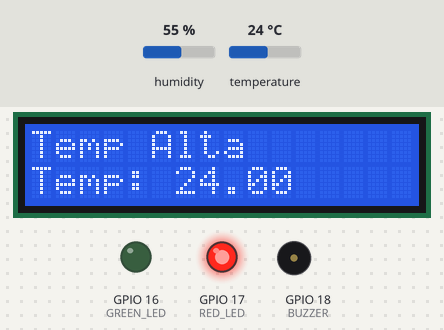
A sketch run on a simulated ESP32. Shown: 16×2 character LCD, output pins drawn as LEDs (lit = HIGH), buzzer (waves = sounding). The inputs (shaded band) are chosen by the test bench; at power-on: humidity 55 %, temperature 24 °C. WiFi joins after 1.5 s; servers stay silent unless stated; no MQTT or app messages arrive unless stated; what the sketch prints to the serial monitor is not drawn.

Above: at 7.7 s.
7.8 s: humidity set to 58 %
At 17.8 s:
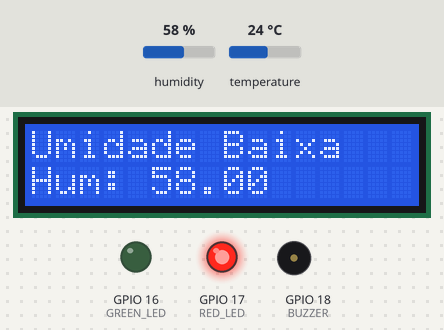
18.1 s: humidity set to 61 %
At 21.3 s:
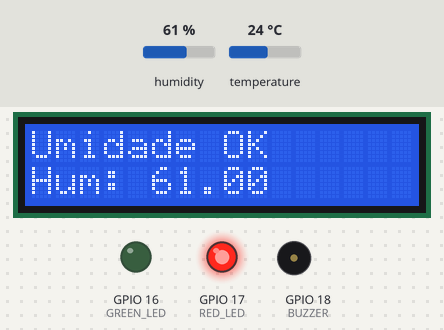
28.2 s: temperature set to 8.5 °C
At 36.7 s:
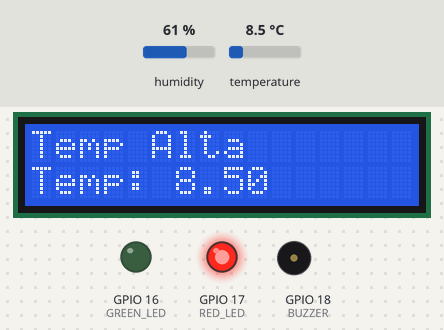
39.8 s: temperature set to 7.4 °C
At 46.6 s:
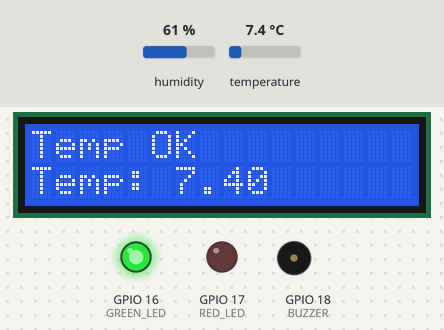
50.3 s: humidity set to 79 %
At 55.6 s:
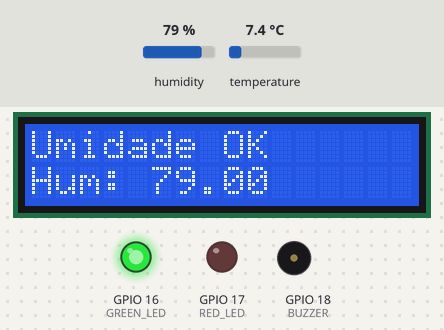
59.3 s: humidity set to 82 %
At 68.0 s:
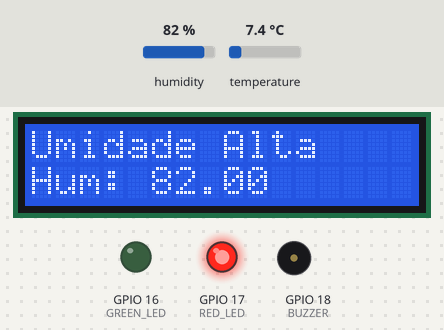
Timing chart, 0 to 71.9 s (numbered marks = the images above; inputs shaded):
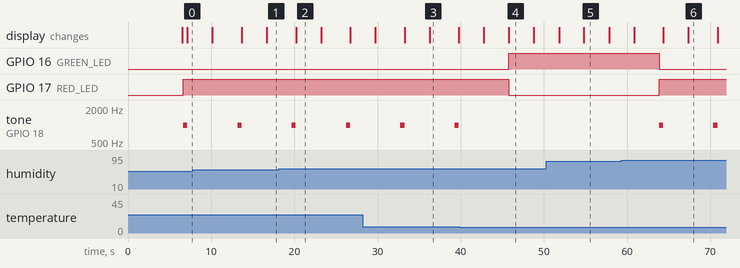

The sketch:

checkpoint_edge5.ino
```cpp
#include <WiFi.h>
#include <PubSubClient.h>
#include <DHTesp.h> // Adiciona a biblioteca do sensor DHT22
#include <Wire.h>
#include <LiquidCrystal.h>


// Define o pino ao qual o sensor DHT22 está conectado
#define DHT_PIN 15
#define RED_LED 17    // Pino do LED vermelho
#define GREEN_LED 16  // Pino do LED verde
#define BUZZER 18     // Pino do buzzer

// Define os pinos de controle do LCD
#define LCD_RS 12
#define LCD_EN 27
#define LCD_D4 26
#define LCD_D5 25
#define LCD_D6 33
#define LCD_D7 32


//defines:
//defines de id mqtt e tópicos para publicação e subscribe denominado TEF(Telemetria e Monitoramento de Equipamentos)
#define TOPICO_SUBSCRIBE    "/TEF/lamp104/cmd"        //tópico MQTT de escuta
#define TOPICO_PUBLISH      "/TEF/lamp104/attrs"      //tópico MQTT de envio de informações para Broker
#define TOPICO_PUBLISH_T    "/TEF/lamp104/attrs/temp"    //tópico MQTT de envio de informações para Broker
#define TOPICO_PUBLISH_H    "/TEF/lamp104/attrs/humi"    //tópico MQTT de envio de informações para Broker
                                                      //IMPORTANTE: recomendamos fortemente alterar os nomes
                                                      //            desses tópicos. Caso contrário, há grandes
                                                      //            chances de você controlar e monitorar o ESP32
                                                      //            de outra pessoa.
#define ID_MQTT  "fiware_104"   //id mqtt (para identificação de sessão)
                                 //IMPORTANTE: este deve ser único no broker (ou seja,
                                 //            se um client MQTT tentar entrar com o mesmo
                                 //            id de outro já conectado ao broker, o broker
                                 //            irá fechar a conexão de um deles).
                                 // o valor "n" precisa ser único!


// WIFI
const char* SSID = "Wokwi-GUEST"; // SSID / nome da rede WI-FI que deseja se conectar
const char* PASSWORD = ""; // Senha da rede WI-FI que deseja se conectar

// MQTT
const char* BROKER_MQTT = "46.17.108.113"; //URL do broker MQTT que se deseja utilizar
int BROKER_PORT = 1883; // Porta do Broker MQTT

int D4 = 2;

//Variáveis e objetos globais
WiFiClient espClient; // Cria o objeto espClient
PubSubClient MQTT(espClient); // Instancia o Cliente MQTT passando o objeto espClient
char EstadoSaida = '0';  //variável que armazena o estado atual da saída

//Prototypes
void initSerial();
void initWiFi();
void initMQTT();
void reconectWiFi();
void mqtt_callback(char* topic, byte* payload, unsigned int length);
void VerificaConexoesWiFIEMQTT(void);


DHTesp dht; // Cria um objeto DHT
int redLedState = LOW;   // Estado inicial do LED vermelho
int greenLedState = HIGH;  // Estado inicial do LED verde

unsigned long previousBuzzTime = 0;  // Variável para rastrear o tempo desde o último som do buzzer
const long buzzerInterval = 1000;  // Intervalo desejado para o som do buzzer (em milissegundos)

// Objeto LCD
LiquidCrystal lcd(LCD_RS, LCD_EN, LCD_D4, LCD_D5, LCD_D6, LCD_D7);

// Variáveis globais para armazenar os valores da temperatura e umidade
float temperature = 0.0;
float humidity = 0.0;

// Variáveis globais para armazenar os buffers de mensagem
char tempBuffer[6];
char humiBuffer[6];

void setup()
{
    ledcSetup(0, 1000, 8);  // Configura o canal 0 com frequência de 1000 Hz e resolução de 8 bits
    ledcAttachPin(BUZZER, 0);  // Associa o pino BUZZER ao canal 0
    //inicializações:
    initSerial();
    initWiFi();
    initMQTT();
    delay(5000);
    MQTT.publish(TOPICO_PUBLISH, "s|off");

    // Inicializa os LEDs
    pinMode(RED_LED, OUTPUT);
    pinMode(GREEN_LED, OUTPUT);

    // Inicializa o buzzer
    pinMode(BUZZER, OUTPUT);
    noTone(BUZZER);  // Garante que o buzzer esteja inicialmente em silêncio

    // Inicializa o sensor DHT22
    dht.setup(DHT_PIN, DHTesp::DHT22);

    // Inicializa o LCD
    lcd.begin(16, 2);  // 16 colunas, 2 linhas
    lcd.clear();

}


//Função: inicializa comunicação serial com baudrate 115200 (para fins de monitorar no terminal serial
//        o que está acontecendo.
//Parâmetros: nenhum
//Retorno: nenhum
void initSerial()
{
    Serial.begin(115200);
}

//Função: inicializa e conecta-se na rede WI-FI desejada
//Parâmetros: nenhum
//Retorno: nenhum
void initWiFi()
{
    delay(10);
    Serial.println("------Conexao WI-FI------");
    Serial.print("Conectando-se na rede: ");
    Serial.println(SSID);
    Serial.println("Aguarde");

    reconectWiFi();
}

//Função: inicializa parâmetros de conexão MQTT(endereço do
//        broker, porta e seta função de callback)
//Parâmetros: nenhum
//Retorno: nenhum
void initMQTT()
{
    MQTT.setServer(BROKER_MQTT, BROKER_PORT);   //informa qual broker e porta deve ser conectado
    MQTT.setCallback(mqtt_callback);            //atribui função de callback (função chamada quando qualquer informação de um dos tópicos subescritos chega)
}

//Função: função de callback
//        esta função é chamada toda vez que uma informação de
//        um dos tópicos subescritos chega)
//Parâmetros: nenhum
//Retorno: nenhum
void mqtt_callback(char* topic, byte* payload, unsigned int length)
{
    String msg;

    //obtem a string do payload recebido
    for(int i = 0; i < length; i++)
    {
       char c = (char)payload[i];
       msg += c;
    }

    Serial.print("- Mensagem recebida: ");
    Serial.println(msg);

}

//Função: reconecta-se ao broker MQTT (caso ainda não esteja conectado ou em caso de a conexão cair)
//        em caso de sucesso na conexão ou reconexão, o subscribe dos tópicos é refeito.
//Parâmetros: nenhum
//Retorno: nenhum
void reconnectMQTT()
{
    while (!MQTT.connected())
    {
        Serial.print("* Tentando se conectar ao Broker MQTT: ");
        Serial.println(BROKER_MQTT);
        if (MQTT.connect(ID_MQTT))
        {
            Serial.println("Conectado com sucesso ao broker MQTT!");
            MQTT.subscribe(TOPICO_SUBSCRIBE);
        }
        else
        {
            Serial.println("Falha ao reconectar no broker.");
            Serial.println("Havera nova tentatica de conexao em 2s");
            delay(2000);
        }
    }
}

//Função: reconecta-se ao WiFi
//Parâmetros: nenhum
//Retorno: nenhum
void reconectWiFi()
{
    //se já está conectado a rede WI-FI, nada é feito.
    //Caso contrário, são efetuadas tentativas de conexão
    if (WiFi.status() == WL_CONNECTED)
        return;

    WiFi.begin(SSID, PASSWORD); // Conecta na rede WI-FI

    while (WiFi.status() != WL_CONNECTED)
    {
        delay(100);
        Serial.print(".");
    }

    Serial.println();
    Serial.print("Conectado com sucesso na rede ");
    Serial.print(SSID);
    Serial.println("IP obtido: ");
    Serial.println(WiFi.localIP());
}

//Função: verifica o estado das conexões WiFI e ao broker MQTT.
//        Em caso de desconexão (qualquer uma das duas), a conexão
//        é refeita.
//Parâmetros: nenhum
//Retorno: nenhum
void VerificaConexoesWiFIEMQTT(void)
{
    if (!MQTT.connected())
        reconnectMQTT(); //se não há conexão com o Broker, a conexão é refeita

     reconectWiFi(); //se não há conexão com o WiFI, a conexão é refeita
}

//programa principal
void loop()
{
    const int potPin = 34;

    char msgBuffer[4];
    //garante funcionamento das conexões WiFi e ao broker MQTT
    VerificaConexoesWiFIEMQTT();

    // Leitura da temperatura e umidade
    float temperature = dht.getTemperature();
    float humidity = dht.getHumidity();

    // Verifica se a leitura do sensor foi bem-sucedida
    if (!isnan(temperature) && !isnan(humidity)) {
        Serial.print("Temperatura: ");
        Serial.print(temperature);
        Serial.print(" °C | Umidade: ");
        Serial.print(humidity);
        Serial.println(" %");


        // Lógica dos LEDs
        if ((temperature >= 2 && temperature <= 8) && (humidity >= 60 && humidity <= 80)) {
            // Condições para o LED verde
            digitalWrite(GREEN_LED, HIGH);
            digitalWrite(RED_LED, LOW);
            greenLedState = HIGH;
            redLedState = LOW;

            lcd.clear();
            lcd.print("Temp OK");
            lcd.setCursor(0, 1);
            lcd.print("Temp: ");
            lcd.print(temperature);
            delay(3000);
            lcd.clear();
            lcd.print("Umidade OK");
            lcd.setCursor(0, 1);
            lcd.print("Hum: ");
            lcd.print(humidity);
            delay(3000);

            // Desliga o buzzer
            noTone(BUZZER);

        } else {
          // Condições para o LED vermelho
          digitalWrite(GREEN_LED, LOW);
          digitalWrite(RED_LED, HIGH);
          greenLedState = LOW;
          redLedState = HIGH;


          // Aciona o buzzer a cada 2 segundos
          unsigned long currentMillis = millis();
          if (currentMillis - previousBuzzTime >= buzzerInterval) {
              previousBuzzTime = currentMillis;
              tone(BUZZER, 1000);  // Frequência do som do buzzer
              delay(500);  // Tempo de duração do som (ajuste conforme necessário)
              noTone(BUZZER);  // Desliga o buzzer
          }

          lcd.clear();
          lcd.print("Temp: ");
          lcd.print(temperature);
          lcd.setCursor(0, 1);
          lcd.print("Hum: ");
          lcd.print(humidity);

          if (temperature >= 2 && temperature <= 8) {
            lcd.clear();
            lcd.print("Temp OK");
            lcd.setCursor(0, 1);
            lcd.print("Temp: ");
            lcd.print(temperature);
            delay(3000);
          }

          if (humidity >= 60 && humidity <= 80) {
            lcd.clear();
            lcd.print("Umidade OK");
            lcd.setCursor(0, 1);
            lcd.print("Hum: ");
            lcd.print(humidity);
            delay(3000);
          }

          if (temperature > 8) {
            lcd.clear();
            lcd.print("Temp Alta");
            lcd.setCursor(0, 1);
            lcd.print("Temp: ");
            lcd.print(temperature);
            delay(3000);
          }

          if (temperature < 2) {
            lcd.clear();
            lcd.print("Temp Baixa");
            lcd.setCursor(0, 1);
            lcd.print("Temp: ");
            lcd.print(temperature);
            delay(3000);
          }

          if (humidity > 80) {
            lcd.clear();
            lcd.print("Umidade Alta");
            lcd.setCursor(0, 1);
            lcd.print("Hum: ");
            lcd.print(humidity);
            delay(3000);
          }

          if (humidity < 60) {
            lcd.clear();
            lcd.print("Umidade Baixa");
            lcd.setCursor(0, 1);
            lcd.print("Hum: ");
            lcd.print(humidity);
            delay(3000);
          }
        }

        // Envie os valores de temperatura e umidade para o Broker MQTT
        char tempBuffer[6];
        char humiBuffer[6];
        dtostrf(temperature, 4, 2, tempBuffer);
        dtostrf(humidity, 4, 2, humiBuffer);


        MQTT.publish(TOPICO_PUBLISH_T, tempBuffer);
        MQTT.publish(TOPICO_PUBLISH_H, humiBuffer);
    }

    //keep-alive da comunicação com broker MQTT
    MQTT.loop();
}
```

Measured:
- the behaviour switches between 59 and 60 % on humidity (found by bisection; images 1 and 2)
- the behaviour switches between 8.1 and 8 °C on temperature (found by bisection; images 3 and 4)
- the behaviour switches between 80 and 81 % on humidity (found by bisection; images 5 and 6)
- after the input at 7.8 s, the display: first differs from a run without the input after 8.9 s (image 1)
- after the input at 18.1 s, the display: changes after 2.1 s (image 2)
- after the input at 28.2 s, the display: first differs from a run without the input after 8.1 s (image 3)
- after the input at 39.8 s, GPIO 16 (GREEN_LED): LOW → HIGH after 6.0 s; GPIO 17 (RED_LED): HIGH → LOW after 6.0 s; tone on GPIO 18 (BUZZER): stays silent (without the input it goes to 1000 Hz after 6.0 s); the display: first differs from a run without the input after 6.0 s (image 4)
- after the input at 50.3 s, the display: first differs from a run without the input after 4.5 s (image 5)
- after the input at 59.3 s, GPIO 16 (GREEN_LED): HIGH → LOW after 4.6 s; GPIO 17 (RED_LED): LOW → HIGH after 4.6 s; tone on GPIO 18 (BUZZER): alternates 1000 Hz for 0.50 s and silent for 6.0 s, starting after 4.6 s
